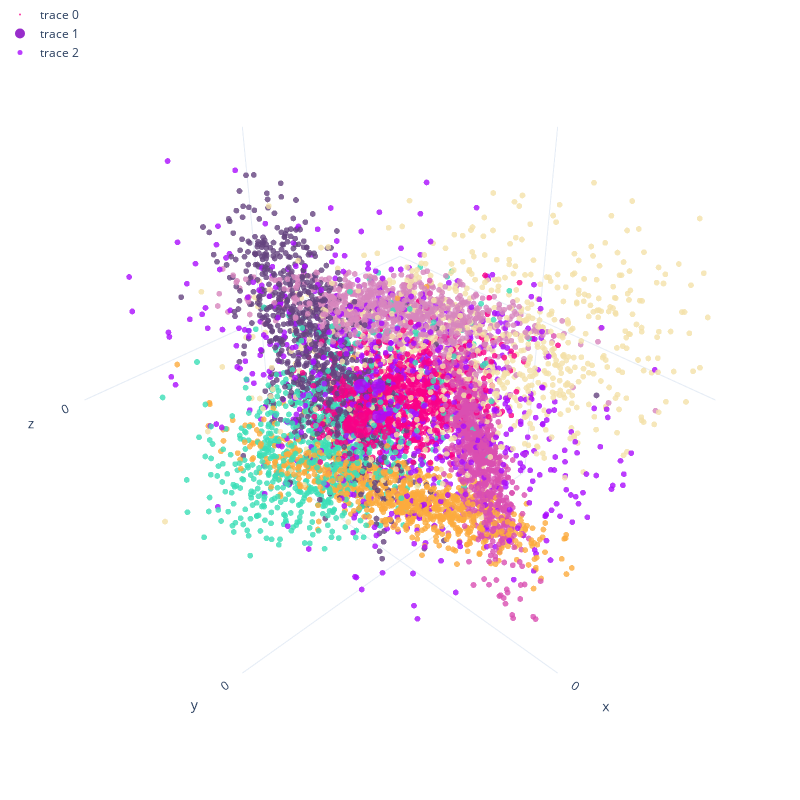

Notebook cell for this chart:
### Code cell
# 3d scatter plot on train
fig = go.Figure(data=[go.Scatter3d(x=X_train[:, 0],
                                   y=X_train[:, 1],
                                   z=X_train[:, 2],
                                   mode='markers',
                                   marker=dict(color=y_train,
                                               size=2,
                                               opacity=0.8,
                                               colorscale=px.colors.qualitative.Alphabet_r)
                                   )])

# infinite rotate animation
x_eye = 1.25
y_eye = 1.25
z_eye = 1.25
fig.update_layout(scene=dict(xaxis=dict(nticks=4, range=[-4, 4],),
                             yaxis=dict(nticks=4, range=[-4, 4],),
                             zaxis=dict(nticks=4, range=[-4, 4],),
                             aspectmode='cube',
                             ),
                  width=800,
                  height=800,
                  margin=dict(r=0, l=0, b=0, t=0),
                  template='plotly_white',
                    scene_camera=dict(eye=dict(x=x_eye, y=y_eye, z=z_eye)))

# take 1 random point from test set
rd = np.random.randint(0, X_test.shape[0])
x_test = X_test[rd, :]
label_test = y_test[rd]

# predict
y_pred = grid_result.predict(x_test.reshape(1, -1))

# add test point
fig.add_trace(go.Scatter3d(x=[x_test[0]],
                            y=[x_test[1]],
                            z=[x_test[2]],
                            mode='markers',
                            marker=dict(color=y_pred,
                                        size=10,
                                        opacity=1,
                                        colorscale=px.colors.qualitative.Alphabet_r)
                            ))

# add test point's neighbors
neighbors = grid_result.best_estimator_.kneighbors(x_test.reshape(1, -1), return_distance=False)[0]
df_neighbors = pd.DataFrame(X_train[neighbors], columns=['x', 'y', 'z'])
df_neighbors['label'] = y_train[neighbors]
display(df_neighbors)

fig.add_trace(go.Scatter3d(x=df_neighbors['x'],
                            y=df_neighbors['y'],
                            z=df_neighbors['z'],
                            mode='markers',
                            marker=dict(color=df_neighbors['label'],
                                        size=5,
                                        opacity=0.8,
                                        colorscale=px.colors.qualitative.Alphabet_r)
                            ))
fig.update_layout(legend=dict(x=0, y=1))
fig.show()

print("Y_test: ", y_test[rd])
print("Y_pred: ", y_pred)

### Figure 1 — Plotly figure (JSON) as saved in the notebook; plotly's stock layout.template omitted (floating-point values rounded to 4 significant figures; data arrays with more than 128 entries replaced by an {"elided": "..."} marker saying what was removed)
{"data": [{"marker": {"color": {"elided": "7500 int values"}, "colorscale": [[0, "#FA0087"], [0.04, "#FBE426"], [0.08, "#B00068"], [0.12, "#FC1CBF"], [0.16, "#C075A6"], [0.2, "#B10DA1"], [0.24, "#2ED9FF"], [0.28, "#1CFFCE"], [0.32, "#F6222E"], [0.36, "#90AD1C"], [0.4, "#F8A19F"], [0.44, "#FEAF16"], [0.48, "#325A9B"], [0.52, "#FE00FA"], [0.56, "#DEA0FD"], [0.6, "#C4451C"], [0.64, "#1CBE4F"], [0.68, "#E2E2E2"], [0.72, "#F7E1A0"], [0.76, "#16FF32"], [0.8, "#1C8356"], [0.84, "#565656"], [0.88, "#782AB6"], [0.92, "#85660D"], [0.96, "#3283FE"], [1, "#AA0DFE"]], "opacity": 0.8, "size": 2}, "mode": "markers", "type": "scatter3d", "x": {"elided": "7500 float values"}, "y": {"elided": "7500 float values"}, "z": {"elided": "7500 float values"}}, {"marker": {"color": [0], "colorscale": [[0, "#FA0087"], [0.04, "#FBE426"], [0.08, "#B00068"], [0.12, "#FC1CBF"], [0.16, "#C075A6"], [0.2, "#B10DA1"], [0.24, "#2ED9FF"], [0.28, "#1CFFCE"], [0.32, "#F6222E"], [0.36, "#90AD1C"], [0.4, "#F8A19F"], [0.44, "#FEAF16"], [0.48, "#325A9B"], [0.52, "#FE00FA"], [0.56, "#DEA0FD"], [0.6, "#C4451C"], [0.64, "#1CBE4F"], [0.68, "#E2E2E2"], [0.72, "#F7E1A0"], [0.76, "#16FF32"], [0.8, "#1C8356"], [0.84, "#565656"], [0.88, "#782AB6"], [0.92, "#85660D"], [0.96, "#3283FE"], [1, "#AA0DFE"]], "opacity": 1, "size": 10}, "mode": "markers", "type": "scatter3d", "x": [-1.794], "y": [-2.6], "z": [-2.103]}, {"marker": {"color": [6, 6, 0, 0, 6, 0, 0, 0, 0], "colorscale": [[0, "#FA0087"], [0.04, "#FBE426"], [0.08, "#B00068"], [0.12, "#FC1CBF"], [0.16, "#C075A6"], [0.2, "#B10DA1"], [0.24, "#2ED9FF"], [0.28, "#1CFFCE"], [0.32, "#F6222E"], [0.36, "#90AD1C"], [0.4, "#F8A19F"], [0.44, "#FEAF16"], [0.48, "#325A9B"], [0.52, "#FE00FA"], [0.56, "#DEA0FD"], [0.6, "#C4451C"], [0.64, "#1CBE4F"], [0.68, "#E2E2E2"], [0.72, "#F7E1A0"], [0.76, "#16FF32"], [0.8, "#1C8356"], [0.84, "#565656"], [0.88, "#782AB6"], [0.92, "#85660D"], [0.96, "#3283FE"], [1, "#AA0DFE"]], "opacity": 0.8, "size": 5}, "mode": "markers", "type": "scatter3d", "x": [-1.741, -1.783, -1.271, -1.279, -1.276, -1.104, -1.113, -1.005, -0.9486], "y": [-2.405, -2.435, -2.477, -2.503, -2.448, -2.743, -2.148, -2.565, -2.458], "z": [-1.71, -2.536, -2.385, -2.723, -1.498, -1.679, -1.998, -2.473, -2.318]}], "layout": {"height": 800, "legend": {"x": 0, "y": 1}, "margin": {"b": 0, "l": 0, "r": 0, "t": 0}, "scene": {"aspectmode": "cube", "camera": {"eye": {"x": 1.25, "y": 1.25, "z": 1.25}}, "xaxis": {"nticks": 4, "range": [-4, 4]}, "yaxis": {"nticks": 4, "range": [-4, 4]}, "zaxis": {"nticks": 4, "range": [-4, 4]}}, "width": 800}}
